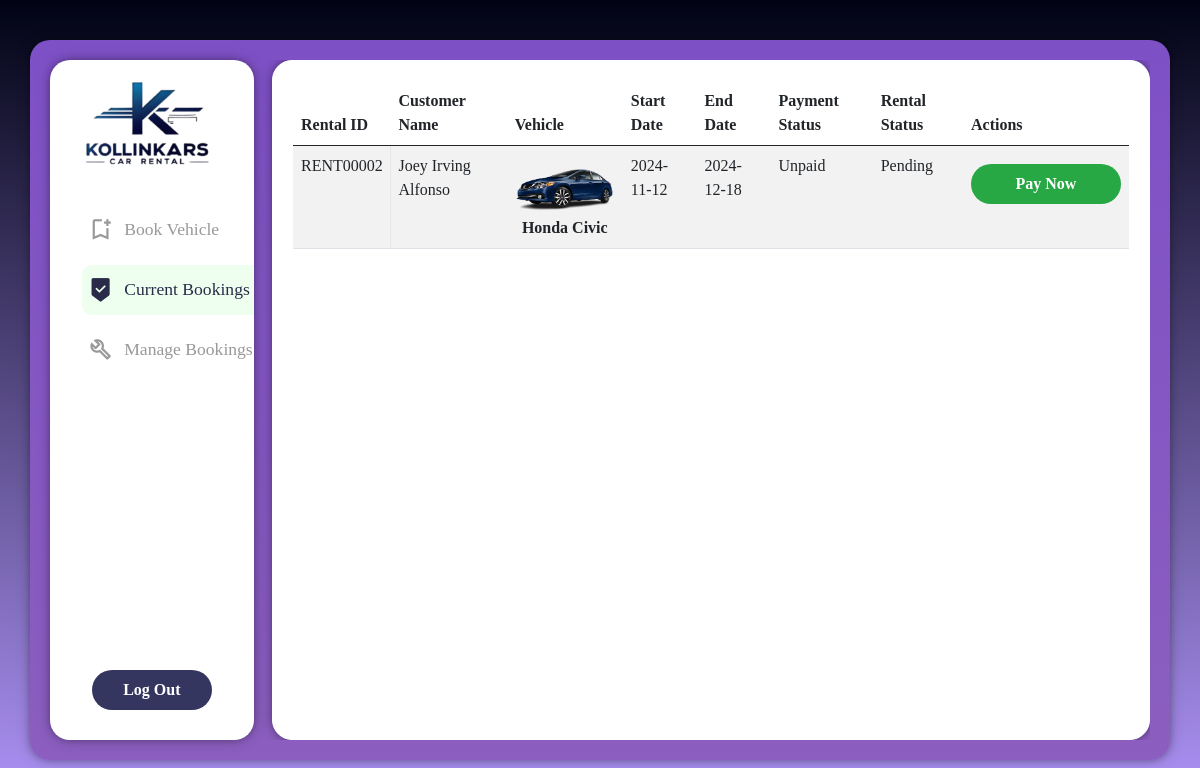
Screenshot of /bookings (signed in) with the database file from the repository.
### tables this page shows
CREATE TABLE rental (
    Rental_ID VARCHAR(15) PRIMARY KEY,
    Customer_ID VARCHAR(10) NOT NULL,
    Vehicle_ID VARCHAR(10) NOT NULL,
    Rental_StartDate DATE NOT NULL,
    Rental_EndDate DATE NOT NULL,
    Total_Price DECIMAL(10, 2) NOT NULL,
    Rental_Status VARCHAR(15) NOT NULL,
    Payment_Status VARCHAR(15) NOT NULL,
    Insurance_Package VARCHAR(10),
    FOREIGN KEY (Customer_ID) REFERENCES customer(Customer_ID),
    FOREIGN KEY (Vehicle_ID) REFERENCES vehicle(Vehicle_ID)
);

CREATE TABLE customer (
    Customer_ID VARCHAR(100) PRIMARY KEY,
    Full_Name VARCHAR(100),
    Email VARCHAR(100) UNIQUE,
    Phone_Number VARCHAR(15),
    Address TEXT,
    Password VARCHAR(255)
, Drivers_License VARCHAR(11));

CREATE TABLE vehicle (
    Vehicle_ID VARCHAR(10) PRIMARY KEY,
    Vehicle_Name VARCHAR(50) NOT NULL,
    Vehicle_Type VARCHAR(20) NOT NULL,
    Vehicle_Price DECIMAL(10, 2) NOT NULL,
    Seats INT NOT NULL,
    Color VARCHAR(20) NOT NULL,
    Fuel_Type VARCHAR(20) NOT NULL,
    Transmission VARCHAR(20) NOT NULL,
    Vehicle_Status VARCHAR(15) NOT NULL
);

### app.py (the view)
@app.route("/bookings")
@login_required
def bookings():
    try:
        conn = get_db_connection()
        cursor = conn.cursor()
        cursor.execute("""
            SELECT
                r.Rental_ID AS "Rental ID",
                c.Full_Name AS "Customer Name",
                v.Vehicle_Name AS "Vehicle",
                r.Rental_StartDate AS "Start Date",
                r.Rental_EndDate AS "End Date",
                r.Payment_Status AS "Payment Status",
                r.Rental_Status AS "Status"
            FROM rental r
            JOIN customer c ON r.Customer_ID = c.Customer_ID
            JOIN vehicle v ON r.Vehicle_ID = v.Vehicle_ID
            WHERE c.Customer_ID = ?
            ORDER BY r.Rental_StartDate DESC
        """, (session['user_id'],))
        bookings_data = cursor.fetchall()
        conn.close()
        return render_template("bookings.html", bookings=bookings_data)
    except Exception as e:
        print(f"Error fetching bookings: {e}")
        return render_template("bookings.html", bookings=[], error="Error loading bookings.")

### app.py (called while the page is built)
def get_db_connection():
    conn = sqlite3.connect('kollinkars.db')
    conn.row_factory = sqlite3.Row
    return conn

### helpers.py (called while the page is built)
def login_required(f):
    @wraps(f)
    def decorated_function(*args, **kwargs):
        if session.get("user_id") is None:
            return redirect("/login")
        return f(*args, **kwargs)
    return decorated_function

### templates/bookings.html (shortened to what this page needs)
{% extends "index.html" %}
{% block content %}
    <div class="logo">
        <img src="/static/image/logov2.png" alt="PhilHealth Logo" width="80%">
    </div>
    <nav>
        <ul>
            <li>
                <a href="/client" id="dashboard-link" style="padding-left: 5px;">
                    <span class="material-symbols-outlined">bookmark_add</span>
                    <span class="title">Book Vehicle</span>
                </a>
            </li>
            <li>
                <a href="/bookings" id="sql-link" class="fill" style="padding-left: 5px;">
                    <span class="material-symbols-outlined full">beenhere</span>
                    <span class="title-full">Current Bookings</span>
                </a>
            </li>
            <li>
                <a href="/manage" id="edit-link" style="padding-left: 5px;">
                    <span class="material-symbols-outlined">build</span>
                    <span class="title">Manage Bookings</span>
                </a>
            </li>
        </ul>
    </nav>
{% endblock %}
{% block additional_content %}
<div class="container right" style="background: rgba(255, 255, 255, 1); margin-right: 0px; width: 98%; gap: 10px;">
    <table class="table table-striped">
        <thead>
            <tr>
                <th>Rental ID</th>
                <th>Customer Name</th>
                <th>Vehicle</th>
                <th>Start Date</th>
                <th>End Date</th>
                <th>Payment Status</th>
                <th>Rental Status</th>
                <th>Actions</th>
            </tr>
        </thead>
        <tbody>
            {% for booking in bookings %}
            <tr>
                <td>{{ booking["Rental ID"] }}</td>
                <td>{{ booking["Customer Name"] }}</td>
                <td style="text-align: center;">
                    <img src="/static/image/cars/{{ booking["Vehicle"] | lower | replace(' ', '_') }}.png"
                         alt="{{ booking["Vehicle"] }}" style="width: 100px; height: auto;">
                    <br><span class="name">{{ booking["Vehicle"] }}</span>
                </td>
                <td>{{ booking["Start Date"] }}</td>
                <td>{{ booking["End Date"] }}</td>
                <td>{{ booking["Payment Status"] }}</td>
                <td>{{ booking["Status"] }}</td>
                <td>
                    {% if booking["Payment Status"] == "Unpaid" %}
                    <button class="pay-btn" data-rental-id="{{ booking['Rental ID'] }}"
                            style="background-color: #28a745; color: white; border: none; border-radius: 30px; width: 150px;">
                        Pay Now
                    </button>
                    {% endif %}
                </td>
            </tr>
            {% endfor %}
        </tbody>
    </table>
</div>
{% endblock %}

### static/style.css (style rules this page uses)
* { margin: 0; padding: 0; box-sizing: border-box; font-family: Verdana; }
body { display: flex; justify-content: center; align-items: center; min-height: 100vh; background: linear-gradient(#010314, #ad92f6); }
.full { font-variation-settings: 'FILL'1, 'wght'400, 'GRAD'0, 'opsz'48 }
.container { position: relative; width: 95%; height: 90vh; background: linear-gradient(#7e50c6, #8b5ebf); border-radius: 20px; backdrop-filter: blur(10px); border: 1px solid #fff; box-shadow: 0 0 5px rgba(0, 0, 0, .1), 0 0 10px rgba(0, 0, 0, .2), 0 0 15px rgba(0, 0, 0, .2); padding: 20px; display: flex; overflow: hidden; }
button { width: 60%; height: 40px; margin: 10px auto; justify-content: center; display: block; color: #fff; background: #343660; font-size: 1em; font-weight: bold; margin-top: 30px; outline: none; border: none; border-radius: 5px; transition: .2s ease-in; cursor: pointer; }
.container .left header .logo { position: relative; margin-bottom: 15px; padding-left: 30px; display: flex; justify-content: space-between; align-items: center; }
.container .left header nav { position: relative; padding-top: 20px; padding-bottom: 20px; }
.container .left header nav ul { position: relative; display: flex; justify-content: center; align-items: flex-start; flex-direction: column; gap: 10px; }
.container .left header nav ul li { position: relative; width: 100%; height: 50px; list-style: none; display: flex; justify-content: center; align-items: center; }
.container .left header nav ul li a { position: relative; width: 100%; height: 100%; display: flex; justify-content: flex-start; align-items: center; text-decoration: none; padding-left: 20px; border-top-left-radius: 10px; border-bottom-left-radius: 10px; transition: .3s ease; }
.container .left header nav ul li .fill, .container .left header nav ul li a:hover { transition: 0s; background: #eeffef; color: #61C160; }
.container .left header nav ul li a::before { content: ''; position: absolute; right: 0; width: 0; height: 100%; background: #6577ff; transition: .3s ease; }
.container .left header nav ul li a .material-symbols-outlined { color: #999; font-size: 1.7em; margin-right: 10px; }
.container .left header nav ul li a .title-full, .container .left header nav ul li a .title { color: #999; font-size: 1.1em; }
.container .left header nav ul li a .full, .container .left header nav ul li a .title-full, .container .left header nav ul li a:hover .material-symbols-outlined, .container .left header nav ul li a:hover .title { color: #292b49; }
.container .right { position: relative; width: 100%; height: 100%; display: flex; flex-direction: column; gap: 20px; overflow: hidden; }
.material-symbols-outlined { cursor: pointer; }

### templates/bookings.html (style rules this page uses)
.pay-btn, .delete-btn, .cancel-btn { margin-top: 10px; margin-bottom: 10px; }
.name { font-weight: 900; font-size: 1rem; }

### rows the page displays
rental: Rental_ID "RENT00002", Full_Name "Joey Irving Alfonso", Vehicle "Honda Civic", Rental_StartDate "2024-11-12", Rental_EndDate "2024-12-18", Payment_Status "Unpaid", Status "Pending"
